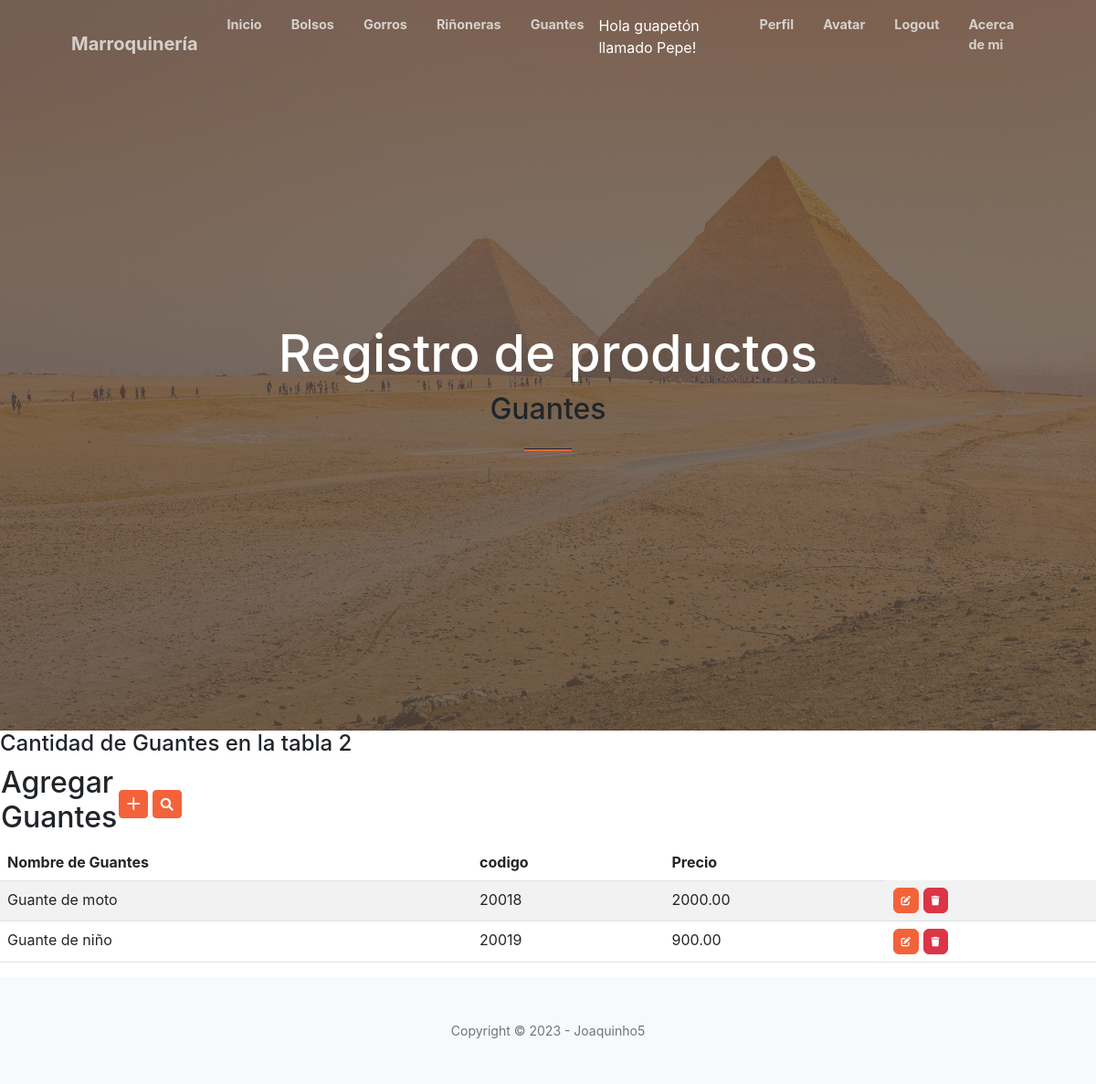
Page /guantes/ (signed in) on the earlier database version.
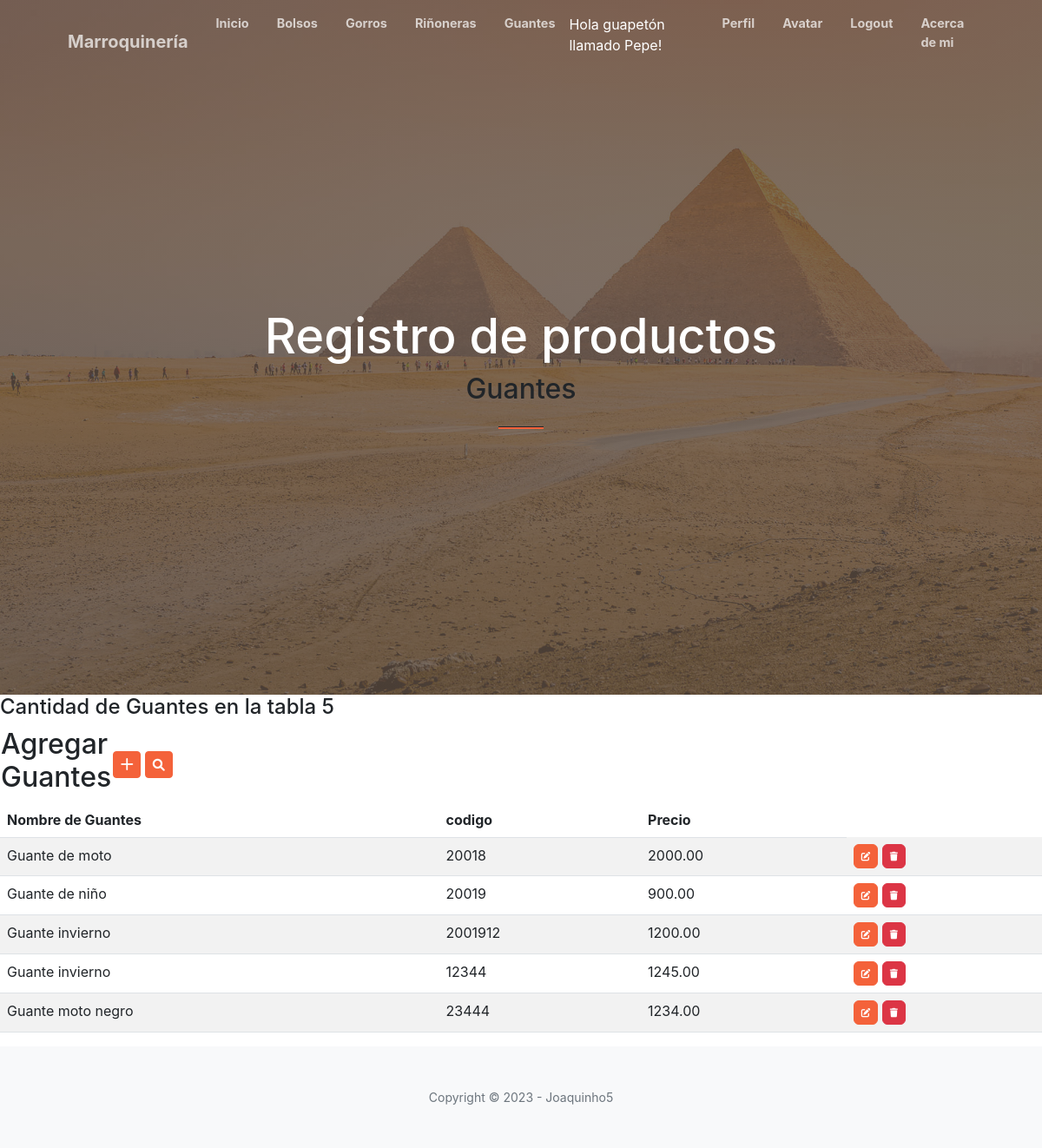
Same page on the later database version.
### aplicacion/models.py (models this page shows, shortened)
class Guante(models.Model):
    nombre = models.CharField(max_length=200)
    codigo = models.CharField(max_length=200)
    precio = models.DecimalField(max_digits=10, decimal_places=2)

### aplicacion/views.py (the view)
# urls.py: path('guantes/', guante, name="guante"),
@login_required
def guante(request):
    contexto = {'Guantes': Guante.objects.all()}
    return render(request, "aplicacion/guante.html", contexto)

### aplicacion/templates/aplicacion/guante.html (shortened to what this page needs)
{% extends 'aplicacion/base.html' %}
{% load static %}
{% block titulo %}
    Guantes
{% endblock titulo %}
{% block contenido %}
<h4>Cantidad de Guantes en la tabla {{ Guantes|length }}</h4>
<table>
    <tr>
        <td width="120"><h2>Agregar Guantes</h2></td>
        <td>
            <a href="{% url 'createGuante' %}" class="btn btn-primary btn-sm">
                <i class="bi bi-plus-lg" title="New Record"></i>
            </a>
            <a href="{% url 'buscar_guante' %}" class="btn btn-primary btn-sm">
                <i class="fa-solid fa-magnifying-glass"></i>
            </a>
        </td>
    </tr>
</table>
<table class="table table-striped">
    <thead>
        <tr>
            <th>Nombre de Guantes</th>
            <th>codigo</th>
            <th>Precio</th>
        </tr>
    </thead>
    <tbody>
{% for g in Guantes %}
        <tr>
            <td>{{ g.nombre }}</td>
            <td>{{ g.codigo }}</td>
            <td>{{ g.precio }}</td>
            <td>
                <a href="{% url 'updateGuante' g.id %}" class="btn btn-primary" style="--bs-btn-padding-y: .25rem; --bs-btn-padding-x: .5rem; --bs-btn-font-size: .75rem;">
                </a>
                <a href="{% url 'deleteGuante' g.id %}" class="btn btn-danger" style="--bs-btn-padding-y: .25rem; --bs-btn-padding-x: .5rem; --bs-btn-font-size: .75rem;">
                </a>
            </td>
        </tr>
{% endfor %}
    </tbody>
</table>
{% endblock contenido %}

### aplicacion/templates/aplicacion/base.html (shortened to what this page needs)
<!DOCTYPE html>
<html lang="en">
    <head>
        {% load static %}
        <link href="https://cdn.jsdelivr.net/npm/bootstrap-icons@1.5.0/font/bootstrap-icons.css" rel="stylesheet" />
        <link href="https://cdnjs.cloudflare.com/ajax/libs/font-awesome/5.15.4/css/all.min.css" rel="stylesheet" />
        <link rel="stylesheet" href="https://cdnjs.cloudflare.com/ajax/libs/font-awesome/6.0.0-beta3/css/all.min.css">
        <link href="https://cdnjs.cloudflare.com/ajax/libs/SimpleLightbox/2.1.0/simpleLightbox.min.css" rel="stylesheet" />
        <link href="{% static 'aplicacion/css/styles.css' %}" rel="stylesheet" />
    </head>
    <body id="page-top">
        <nav class="navbar navbar-expand-lg navbar-light fixed-top py-3" id="mainNav">
            <div class="container px-4 px-lg-5">
                <a class="navbar-brand" href="#page-top">Marroquinería</a>
                <div class="collapse navbar-collapse" id="navbarResponsive">
                    <ul class="navbar-nav ms-auto my-2 my-lg-0">
                        <li class="nav-item"><a class="nav-link" href="{% url 'base' %}">Inicio</a></li>
                        {% if user.is_authenticated %}
                        <li class="nav-item"><a class="nav-link" href="{% url 'bolso' %}">Bolsos</a></li>
                        <li class="nav-item"><a class="nav-link" href="{% url 'gorro' %}">Gorros</a></li>
                        <li class="nav-item"><a class="nav-link" href="{% url 'rinionera' %}">Riñoneras</a></li>
                        <li class="nav-item"><a class="nav-link" href="{% url 'guante' %}">Guantes</a></li>
                        <p style="color:white">Hola guapetón llamado {{user.username}}!</p>
                        <li class="nav-item"><a class="nav-link" href="{% url 'editar_perfil' %}">Perfil</a>
                        <li class="nav-item"><a class="nav-link" href="{% url 'agregar_avatar' %}">Avatar</a>
                        <li class="nav-item"><a class="nav-link" href="{% url 'logout' %}">Logout</a>
                        {% else %}
                        <li class="nav-item"><a class="nav-link" href="{% url 'registro' %}">Registro</a>
                        <li class="nav-item"><a class="nav-link" href="{% url 'login' %}">Login</a>
                        {% endif %}
                        <li class="nav-item"><a class="nav-link" href="{% url 'about' %}">Acerca de mi</a>
                    </ul>
                </div>
            </div>
        </nav>
        <header class="masthead">
            <div class="container px-4 px-lg-5 h-100">
                <div class="row gx-4 gx-lg-5 h-100 align-items-center justify-content-center text-center">
                    <div class="col-lg-8 align-self-end">
                        <h1 class="text-white font-weight-bold">Registro de productos</h1>
                        <h2>
                            {% block titulo %}
                            {% endblock titulo %}
                        </h2>
                        <hr class="divider" />
                    </div>
                </div>
            </div>
        </header>
        {% block contenido %}
        {% endblock contenido %}
        <footer class="bg-light py-5">
            <div class="container px-4 px-lg-5"><div class="small text-center text-muted">Copyright &copy; 2023 - Joaquinho5</div></div>
        </footer>
    </body>
</html>

Differences in the rows shown:
added Guante: nombre "Guante invierno", codigo "2001912", precio "1200.00"
added Guante: nombre "Guante invierno", codigo "12344", precio "1245.00"
added Guante: nombre "Guante moto negro", codigo "23444", precio "1234.00"
Other differences:
{{ Guantes|length }}: "2" → "5"
